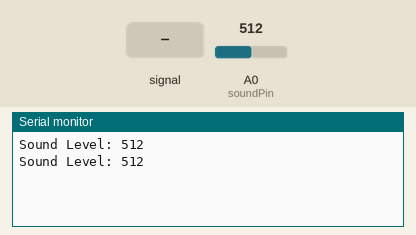
The sketch below on a simulated Arduino Uno, built with avr-gcc and run on an emulated ATmega328P. Shown: the last lines printed to the serial monitor. The test bench sets the inputs (shaded band); at power-on: A0 (soundPin) = 512.

Above: at 1.8 s.
1.9 s: A0 (soundPin) fed a 200 Hz sine of ±81 counts around its level
At 2.8 s:
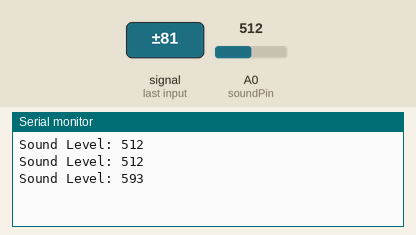
3.4 s: A0 (soundPin) set to 716
At 4.7 s:
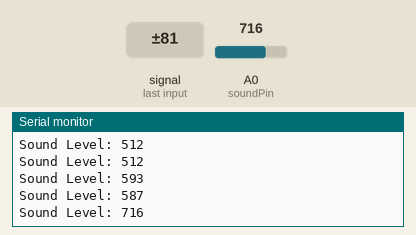
4.9 s: A0 (soundPin) fed a 1000 Hz sine of ±255 counts around its level
At 5.8 s:
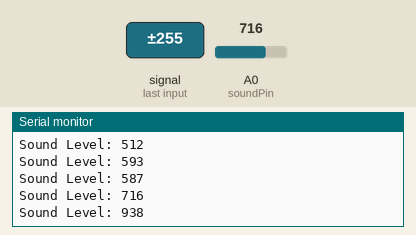
6.4 s: A0 (soundPin) set to 900
At 7.8 s:
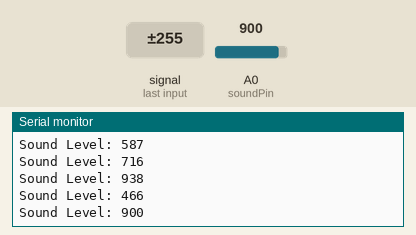
Timing chart, 0 to 8.9 s (numbered marks = the images above; inputs shaded):
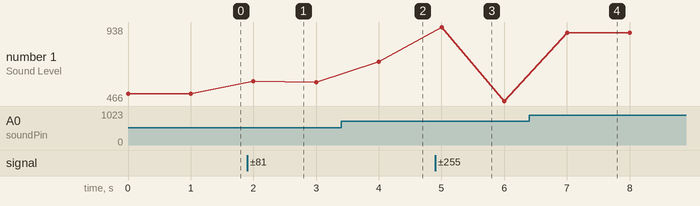

The sketch:

Code.ino
```cpp
int soundPin = A0;  // Pin connected to the sound sensor's analog output
int soundValue = 0;  // Variable to store the sound sensor value

void setup() {
  Serial.begin(9600);  // Start serial communication
}

void loop() {
  soundValue = analogRead(soundPin);  // Read the sound sensor's analog output value

  Serial.print("Sound Level: ");
  Serial.println(soundValue);  // Print the sound value to the serial monitor

  delay(1000);  // Wait for 1 second before reading again
}
```

Measured:
- after the input at 1.9 s, the serial monitor: prints a new line after 0.10 s (image 1)
- after the input at 3.4 s, the serial monitor: prints a new line after 0.60 s (image 2)
- after the input at 4.9 s, the serial monitor: prints a new line after 0.10 s (image 3)
- after the input at 6.4 s, the serial monitor: prints a new line after 0.60 s (image 4)
- plotted number 1: 512 → 587 after the input at 1.9 s, 587 → 716 after the input at 3.4 s, 716 → 466 after the input at 4.9 s, 466 → 900 after the input at 6.4 s
